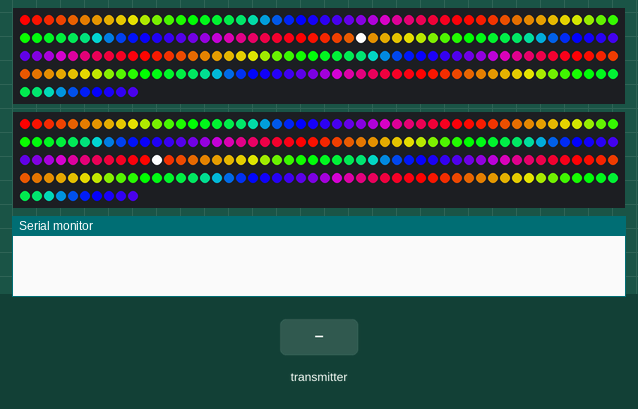
A sketch run on a simulated Arduino Uno, built with avr-gcc and run on an emulated ATmega328P. Parts: 2 × 210 RGB LEDs in strip order, left to right, continuing on the next row, the last lines printed to the serial monitor. Inputs (shaded band) come from the test bench. Random numbers use the default seed unless the sketch sets one; no radio packets arrive unless stated.

Above: at 3.16 s.
At 4.2 s:
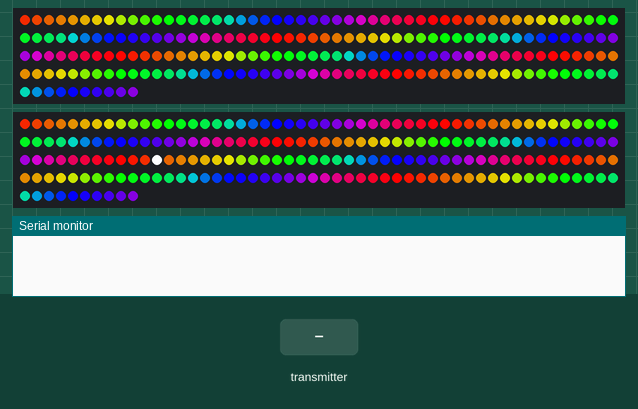
4.3 s: the transmitter starts sending currentPatternId = 0
At 4.8 s:
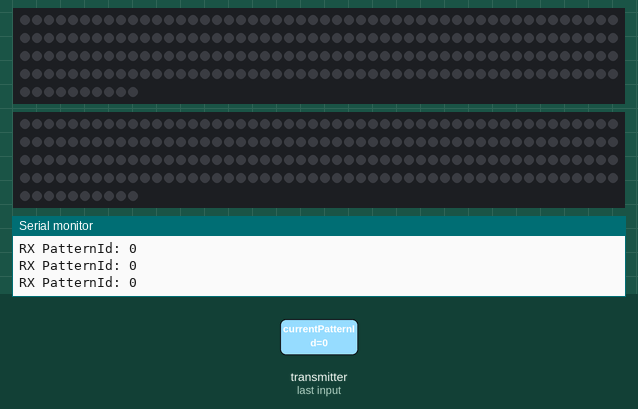
Timing chart, 0 to 7.3 s (numbered marks = the images above; inputs shaded):
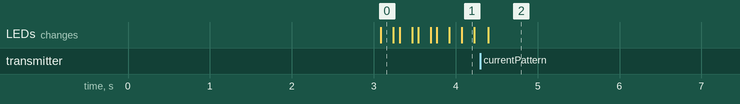

The sketch:

DisplayWonderWheel.ino
```cpp
#include <SPI.h>
#include "RF24.h"
#include "LedStrip.h"
#include "PaletteDefinitions.h"

/*
* DisplayWonderWheel.ino
*
* Created: 9/19/2018 8:49:07 AM
* Author: Jason.Higinbotham
*/

#define NODE_ID 0xE8E8F0F0A6LL

#define RADIO_CHANNEL 113

#define LED_PIN_TOP 5
#define LED_PIN_BOTTOM 3

#define NUM_LEDS_TOP 210
#define NUM_LEDS_BOTTOM 210

const uint64_t NODE_1 = 0xE8E8F0F0F1LL;
const uint64_t NODE_2 = 0xE8E8F0F0E2LL;
const uint64_t NODE_3 = 0xE8E8F0F0D3LL;
const uint64_t NODE_4 = 0xE8E8F0F0C4LL;
const uint64_t NODE_5 = 0xE8E8F0F0B5LL;
const uint64_t NODE_6 = 0xE8E8F0F0A6LL;

LedStrip topStrip(NUM_LEDS_TOP, LED_PIN_TOP);
LedStrip bottomStrip(NUM_LEDS_BOTTOM, LED_PIN_BOTTOM);

RF24 radio(9, 10);

byte currentPatternId = 3;

void setup()
{
	delay(3000);

	Serial.begin(115200);

	radio.begin();
	radio.setPALevel(RF24_PA_LOW);
	radio.setChannel(RADIO_CHANNEL);
	radio.setDataRate(RF24_250KBPS);
	radio.setRetries(5, 15);

	radio.openReadingPipe(1, NODE_ID);

	radio.enableDynamicPayloads();

	radio.startListening();

	radio.printDetails();
}

void loop()
{
	RXData();
	RunCurrentPattern();
}

void RXData()
{
	while(radio.available())
	{
		radio.read(&currentPatternId, sizeof(byte));
		Serial.print("RX PatternId: ");
		Serial.println(currentPatternId);
	}
}

void RunCurrentPattern()
{
	switch (currentPatternId)
	{
		case 0: Stop(); break;
		case 1: RunTopScene(); break;
		case 2: RunBottomScene(); break;
		case 3: InitOn(); break;
		default: Stop(); break;
	}
}

void RunTopScene(){
	TopScene();
}

void RunBottomScene(){
	BottomScene();
}

void Stop()
{
	topStrip.Off();
	bottomStrip.Off();
}


void InitOn()
{
	topStrip.RainbowWithGlitter();
	bottomStrip.RainbowWithGlitter();
}


void BottomScene()
{
	static byte initialHue = 0;
	initialHue = initialHue + 1;
	byte changeInHue = 255 / bottomStrip.NumberOfLeds();
	bottomStrip.RainbowWithGlitter(initialHue, changeInHue);
}

void TopScene()
{
	static byte initialHue = 0;
	initialHue = initialHue + 2;
	byte changeInHue = 255 / topStrip.NumberOfLeds();
	topStrip.RainbowWithGlitter(initialHue, changeInHue);
}

void TopSceneMeteor()
{
	uint8_t numberOfLeds = topStrip.NumberOfLeds();
	byte meteorSize = 75;
	byte meteorTrailDecay = 64;
	boolean meteorRandomDecay = true;
	CRGB color = CRGB::Purple;

	topStrip.SetAllPixels(0 , 0 , 0);

	for (int j = 0; j < 3; j++)
	{
		switch (j)
		{
			case 0: color = CRGB::Purple; break;
			case 1: color = CRGB::RoyalBlue; break;
			case 2: color = CRGB::Gold; break;
		}

		for (int i = 0; i < numberOfLeds + meteorSize; i++)
		{
			FadeBrightnessOfAllLedsOneStep(numberOfLeds, meteorRandomDecay, meteorTrailDecay);
			DrawMeteor(i, color, meteorSize, numberOfLeds);
			topStrip.Show();
			RXData();
			if (currentPatternId == 0){
				Stop();
				return;
			}
		}
	}
}

void FadeBrightnessOfAllLedsOneStep(uint8_t numberOfLeds, boolean meteorRandomDecay, byte meteorTrailDecay)
{
	for (int i = 0; i < numberOfLeds; i++)
	{
		if ((!meteorRandomDecay) || (random(10) > 5))
		{
			topStrip.FadeToBlack(i, meteorTrailDecay);
		}
	}
}

void DrawMeteor(int ledIndex, CRGB color, byte meteorSize, uint8_t numberOfLeds)
{
	for (int i = 0; i < meteorSize; i++)
	{
		if ((ledIndex - i < numberOfLeds) && (ledIndex - i >= 0))
		{
			topStrip.SetPixel(ledIndex - i, color);
		}
	}
}
```
